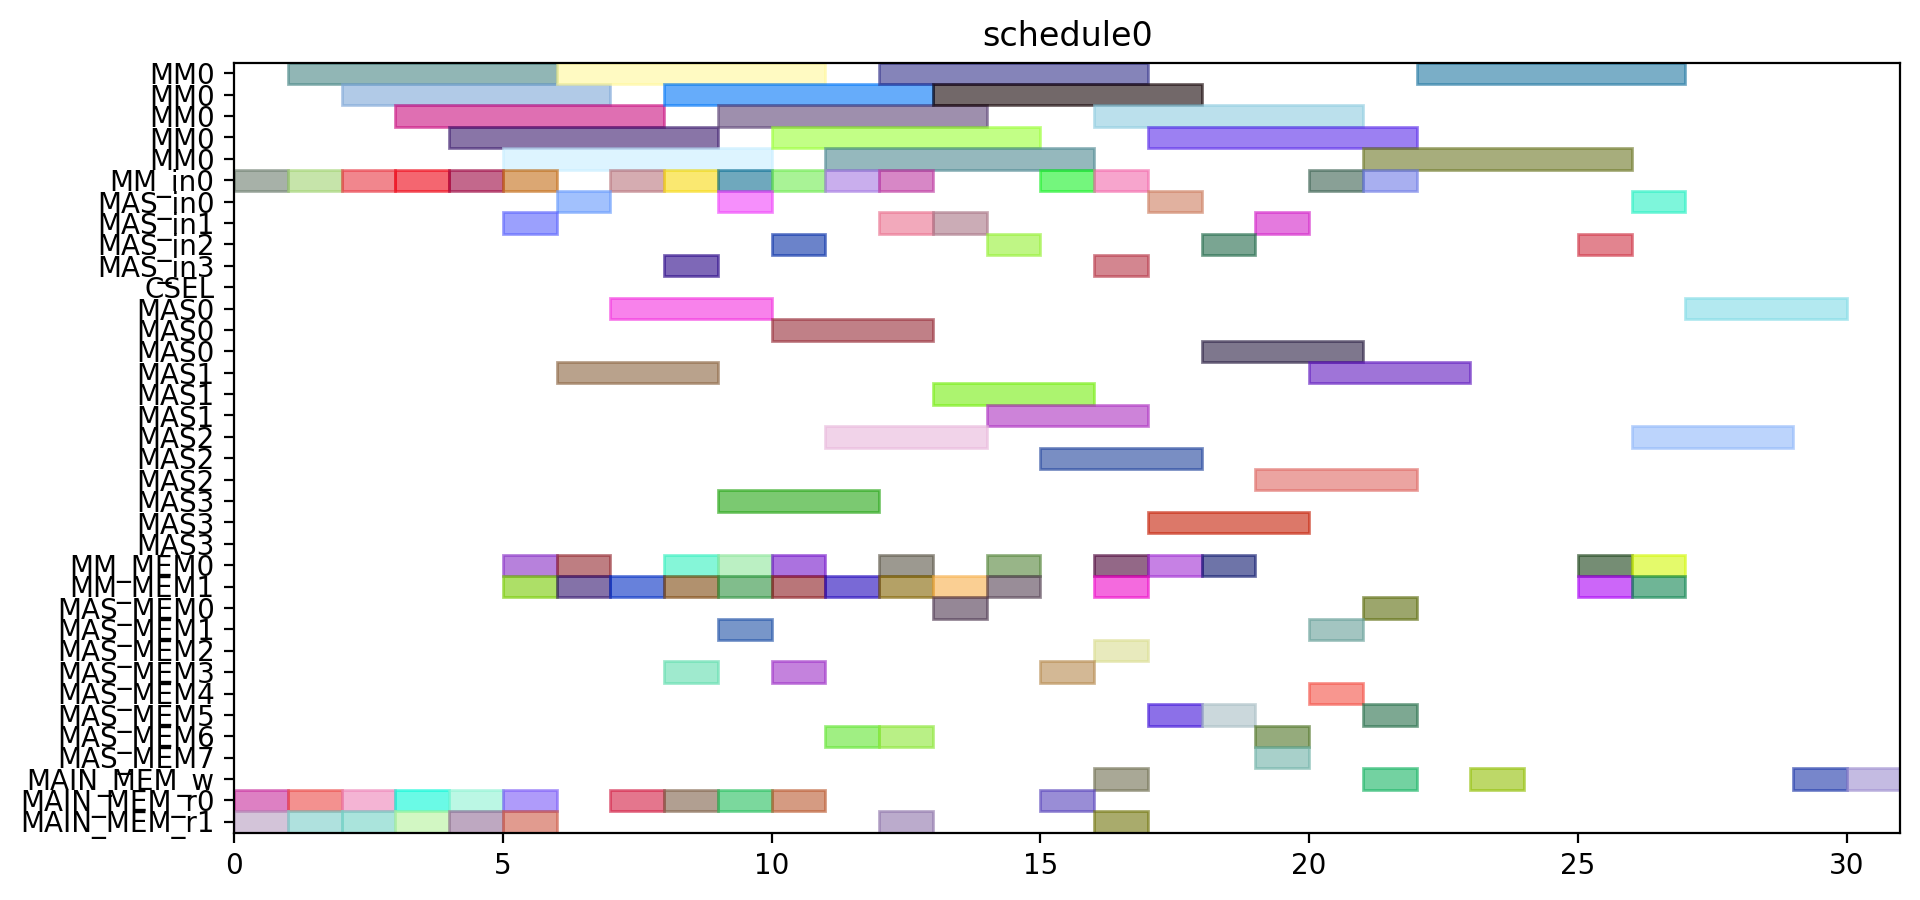

Generate this figure with Python:
from pyschedule import Scenario, solvers, plotters, alt


def solve():
	horizon = 120
	S = Scenario("schedule0", horizon=horizon)

	# resource
	MM = S.Resources('MM', num=1, size=5)
	MM_in = S.Resources('MM_in', num=1)
	MAS_in = S.Resources('MAS_in', num=4)
	CSEL = S.Resource('CSEL')
	MAS = S.Resources('MAS', num=4, size=3, periods=range(1, horizon))
	MM_MEM = S.Resources('MM_MEM', num=2)
	MAS_MEM = S.Resources('MAS_MEM', num=8)
	MAIN_MEM_w = S.Resource('MAIN_MEM_w', size=1)
	MAIN_MEM_r = S.Resources('MAIN_MEM_r', num=2)

	# result of previous scheduling

	# new tasks
	t0 = S.Task('t0', length=5, delay_cost=1)
	t0 += alt(MM)
	t0_in = S.Task('t0_in', length=1, delay_cost=1)
	t0_in += alt(MM_in)
	S += t0_in*MM_in[0]<=t0*MM[0]
	t0_mem0 = S.Task('t0_mem0', length=1, delay_cost=1)
	t0_mem0 += MAIN_MEM_r[0]
	S += t0_mem0 <= t0

	t0_mem1 = S.Task('t0_mem1', length=1, delay_cost=1)
	t0_mem1 += MAIN_MEM_r[1]
	S += t0_mem1 <= t0

	t1 = S.Task('t1', length=5, delay_cost=1)
	t1 += alt(MM)
	t1_in = S.Task('t1_in', length=1, delay_cost=1)
	t1_in += alt(MM_in)
	S += t1_in*MM_in[0]<=t1*MM[0]
	t1_mem0 = S.Task('t1_mem0', length=1, delay_cost=1)
	t1_mem0 += MAIN_MEM_r[0]
	S += t1_mem0 <= t1

	t1_mem1 = S.Task('t1_mem1', length=1, delay_cost=1)
	t1_mem1 += MAIN_MEM_r[1]
	S += t1_mem1 <= t1

	t2 = S.Task('t2', length=5, delay_cost=1)
	t2 += alt(MM)
	t2_in = S.Task('t2_in', length=1, delay_cost=1)
	t2_in += alt(MM_in)
	S += t2_in*MM_in[0]<=t2*MM[0]
	t2_mem0 = S.Task('t2_mem0', length=1, delay_cost=1)
	t2_mem0 += MAIN_MEM_r[0]
	S += t2_mem0 <= t2

	t2_mem1 = S.Task('t2_mem1', length=1, delay_cost=1)
	t2_mem1 += MAIN_MEM_r[1]
	S += t2_mem1 <= t2

	t3 = S.Task('t3', length=5, delay_cost=1)
	t3 += alt(MM)
	t3_in = S.Task('t3_in', length=1, delay_cost=1)
	t3_in += alt(MM_in)
	S += t3_in*MM_in[0]<=t3*MM[0]
	t3_mem0 = S.Task('t3_mem0', length=1, delay_cost=1)
	t3_mem0 += MAIN_MEM_r[0]
	S += t3_mem0 <= t3

	t3_mem1 = S.Task('t3_mem1', length=1, delay_cost=1)
	t3_mem1 += MAIN_MEM_r[1]
	S += t3_mem1 <= t3

	t5 = S.Task('t5', length=5, delay_cost=1)
	t5 += alt(MM)
	t5_in = S.Task('t5_in', length=1, delay_cost=1)
	t5_in += alt(MM_in)
	S += t5_in*MM_in[0]<=t5*MM[0]
	t5_mem0 = S.Task('t5_mem0', length=1, delay_cost=1)
	t5_mem0 += MAIN_MEM_r[0]
	S += t5_mem0 <= t5

	t5_mem1 = S.Task('t5_mem1', length=1, delay_cost=1)
	t5_mem1 += MAIN_MEM_r[1]
	S += t5_mem1 <= t5

	t23 = S.Task('t23', length=5, delay_cost=1)
	t23 += alt(MM)
	t23_in = S.Task('t23_in', length=1, delay_cost=1)
	t23_in += alt(MM_in)
	S += t23_in*MM_in[0]<=t23*MM[0]
	t23_mem0 = S.Task('t23_mem0', length=1, delay_cost=1)
	t23_mem0 += MAIN_MEM_r[0]
	S += t23_mem0 <= t23

	t23_mem1 = S.Task('t23_mem1', length=1, delay_cost=1)
	t23_mem1 += MAIN_MEM_r[1]
	S += t23_mem1 <= t23

	t4 = S.Task('t4', length=3, delay_cost=1)
	t4 += alt(MAS)
	t4_in = S.Task('t4_in', length=1, delay_cost=1)
	t4_in += alt(MAS_in)
	S += t4_in*MAS_in[0]<=t4*MAS[0]

	S += t4_in*MAS_in[1]<=t4*MAS[1]

	S += t4_in*MAS_in[2]<=t4*MAS[2]

	S += t4_in*MAS_in[3]<=t4*MAS[3]

	t4_mem0 = S.Task('t4_mem0', length=1, delay_cost=1)
	t4_mem0 += alt(MM_MEM)
	S += (t3*MM[0])-1 < t4_mem0*MM_MEM[0]
	S += t4_mem0 <= t4

	t4_mem1 = S.Task('t4_mem1', length=1, delay_cost=1)
	t4_mem1 += alt(MM_MEM)
	S += (t3*MM[0])-1 < t4_mem1*MM_MEM[1]
	S += t4_mem1 <= t4

	t6 = S.Task('t6', length=3, delay_cost=1)
	t6 += alt(MAS)
	t6_in = S.Task('t6_in', length=1, delay_cost=1)
	t6_in += alt(MAS_in)
	S += t6_in*MAS_in[0]<=t6*MAS[0]

	S += t6_in*MAS_in[1]<=t6*MAS[1]

	S += t6_in*MAS_in[2]<=t6*MAS[2]

	S += t6_in*MAS_in[3]<=t6*MAS[3]

	t6_mem0 = S.Task('t6_mem0', length=1, delay_cost=1)
	t6_mem0 += alt(MM_MEM)
	S += (t5*MM[0])-1 < t6_mem0*MM_MEM[0]
	S += t6_mem0 <= t6

	t6_mem1 = S.Task('t6_mem1', length=1, delay_cost=1)
	t6_mem1 += alt(MM_MEM)
	S += (t5*MM[0])-1 < t6_mem1*MM_MEM[1]
	S += t6_mem1 <= t6

	t8 = S.Task('t8', length=5, delay_cost=1)
	t8 += alt(MM)
	t8_in = S.Task('t8_in', length=1, delay_cost=1)
	t8_in += alt(MM_in)
	S += t8_in*MM_in[0]<=t8*MM[0]
	t8_mem0 = S.Task('t8_mem0', length=1, delay_cost=1)
	t8_mem0 += MAIN_MEM_r[0]
	S += t8_mem0 <= t8

	t8_mem1 = S.Task('t8_mem1', length=1, delay_cost=1)
	t8_mem1 += alt(MM_MEM)
	S += (t2*MM[0])-1 < t8_mem1*MM_MEM[1]
	S += t8_mem1 <= t8

	t15 = S.Task('t15', length=5, delay_cost=1)
	t15 += alt(MM)
	t15_in = S.Task('t15_in', length=1, delay_cost=1)
	t15_in += alt(MM_in)
	S += t15_in*MM_in[0]<=t15*MM[0]
	t15_mem0 = S.Task('t15_mem0', length=1, delay_cost=1)
	t15_mem0 += MAIN_MEM_r[0]
	S += t15_mem0 <= t15

	t15_mem1 = S.Task('t15_mem1', length=1, delay_cost=1)
	t15_mem1 += alt(MM_MEM)
	S += (t2*MM[0])-1 < t15_mem1*MM_MEM[1]
	S += t15_mem1 <= t15

	t19 = S.Task('t19', length=3, delay_cost=1)
	t19 += alt(MAS)
	t19_in = S.Task('t19_in', length=1, delay_cost=1)
	t19_in += alt(MAS_in)
	S += t19_in*MAS_in[0]<=t19*MAS[0]

	S += t19_in*MAS_in[1]<=t19*MAS[1]

	S += t19_in*MAS_in[2]<=t19*MAS[2]

	S += t19_in*MAS_in[3]<=t19*MAS[3]

	t19_mem0 = S.Task('t19_mem0', length=1, delay_cost=1)
	t19_mem0 += alt(MM_MEM)
	S += (t0*MM[0])-1 < t19_mem0*MM_MEM[0]
	S += t19_mem0 <= t19

	t19_mem1 = S.Task('t19_mem1', length=1, delay_cost=1)
	t19_mem1 += alt(MM_MEM)
	S += (t0*MM[0])-1 < t19_mem1*MM_MEM[1]
	S += t19_mem1 <= t19

	t24 = S.Task('t24', length=3, delay_cost=1)
	t24 += alt(MAS)
	t24_in = S.Task('t24_in', length=1, delay_cost=1)
	t24_in += alt(MAS_in)
	S += t24_in*MAS_in[0]<=t24*MAS[0]

	S += t24_in*MAS_in[1]<=t24*MAS[1]

	S += t24_in*MAS_in[2]<=t24*MAS[2]

	S += t24_in*MAS_in[3]<=t24*MAS[3]

	t24_mem0 = S.Task('t24_mem0', length=1, delay_cost=1)
	t24_mem0 += alt(MM_MEM)
	S += (t23*MM[0])-1 < t24_mem0*MM_MEM[0]
	S += t24_mem0 <= t24

	t24_mem1 = S.Task('t24_mem1', length=1, delay_cost=1)
	t24_mem1 += alt(MM_MEM)
	S += (t23*MM[0])-1 < t24_mem1*MM_MEM[1]
	S += t24_mem1 <= t24

	t7 = S.Task('t7', length=5, delay_cost=1)
	t7 += alt(MM)
	t7_in = S.Task('t7_in', length=1, delay_cost=1)
	t7_in += alt(MM_in)
	S += t7_in*MM_in[0]<=t7*MM[0]
	t7_mem0 = S.Task('t7_mem0', length=1, delay_cost=1)
	t7_mem0 += MAIN_MEM_r[0]
	S += t7_mem0 <= t7

	t7_mem1 = S.Task('t7_mem1', length=1, delay_cost=1)
	t7_mem1 += alt(MAS_MEM)
	S += (t6*MAS[0])-1 < t7_mem1*MAS_MEM[1]
	S += (t6*MAS[1])-1 < t7_mem1*MAS_MEM[3]
	S += (t6*MAS[2])-1 < t7_mem1*MAS_MEM[5]
	S += (t6*MAS[3])-1 < t7_mem1*MAS_MEM[7]
	S += t7_mem1 <= t7

	t14 = S.Task('t14', length=5, delay_cost=1)
	t14 += alt(MM)
	t14_in = S.Task('t14_in', length=1, delay_cost=1)
	t14_in += alt(MM_in)
	S += t14_in*MM_in[0]<=t14*MM[0]
	S += 0<t14

	t14_w = S.Task('t14_w', length=1, delay_cost=1)
	t14_w += alt(MAIN_MEM_w)
	S += t14 <= t14_w

	t14_mem0 = S.Task('t14_mem0', length=1, delay_cost=1)
	t14_mem0 += MAIN_MEM_r[0]
	S += t14_mem0 <= t14

	t14_mem1 = S.Task('t14_mem1', length=1, delay_cost=1)
	t14_mem1 += alt(MAS_MEM)
	S += (t6*MAS[0])-1 < t14_mem1*MAS_MEM[1]
	S += (t6*MAS[1])-1 < t14_mem1*MAS_MEM[3]
	S += (t6*MAS[2])-1 < t14_mem1*MAS_MEM[5]
	S += (t6*MAS[3])-1 < t14_mem1*MAS_MEM[7]
	S += t14_mem1 <= t14

	t16 = S.Task('t16', length=3, delay_cost=1)
	t16 += alt(MAS)
	t16_in = S.Task('t16_in', length=1, delay_cost=1)
	t16_in += alt(MAS_in)
	S += t16_in*MAS_in[0]<=t16*MAS[0]

	S += t16_in*MAS_in[1]<=t16*MAS[1]

	S += t16_in*MAS_in[2]<=t16*MAS[2]

	S += t16_in*MAS_in[3]<=t16*MAS[3]

	t16_mem0 = S.Task('t16_mem0', length=1, delay_cost=1)
	t16_mem0 += alt(MM_MEM)
	S += (t0*MM[0])-1 < t16_mem0*MM_MEM[0]
	S += t16_mem0 <= t16

	t16_mem1 = S.Task('t16_mem1', length=1, delay_cost=1)
	t16_mem1 += alt(MM_MEM)
	S += (t15*MM[0])-1 < t16_mem1*MM_MEM[1]
	S += t16_mem1 <= t16

	t20 = S.Task('t20', length=3, delay_cost=1)
	t20 += alt(MAS)
	t20_in = S.Task('t20_in', length=1, delay_cost=1)
	t20_in += alt(MAS_in)
	S += t20_in*MAS_in[0]<=t20*MAS[0]

	S += t20_in*MAS_in[1]<=t20*MAS[1]

	S += t20_in*MAS_in[2]<=t20*MAS[2]

	S += t20_in*MAS_in[3]<=t20*MAS[3]

	t20_mem0 = S.Task('t20_mem0', length=1, delay_cost=1)
	t20_mem0 += alt(MM_MEM)
	S += (t0*MM[0])-1 < t20_mem0*MM_MEM[0]
	S += t20_mem0 <= t20

	t20_mem1 = S.Task('t20_mem1', length=1, delay_cost=1)
	t20_mem1 += alt(MAS_MEM)
	S += (t19*MAS[0])-1 < t20_mem1*MAS_MEM[1]
	S += (t19*MAS[1])-1 < t20_mem1*MAS_MEM[3]
	S += (t19*MAS[2])-1 < t20_mem1*MAS_MEM[5]
	S += (t19*MAS[3])-1 < t20_mem1*MAS_MEM[7]
	S += t20_mem1 <= t20

	t25 = S.Task('t25', length=5, delay_cost=1)
	t25 += alt(MM)
	t25_in = S.Task('t25_in', length=1, delay_cost=1)
	t25_in += alt(MM_in)
	S += t25_in*MM_in[0]<=t25*MM[0]
	t25_mem0 = S.Task('t25_mem0', length=1, delay_cost=1)
	t25_mem0 += alt(MAS_MEM)
	S += (t24*MAS[0])-1 < t25_mem0*MAS_MEM[0]
	S += (t24*MAS[1])-1 < t25_mem0*MAS_MEM[2]
	S += (t24*MAS[2])-1 < t25_mem0*MAS_MEM[4]
	S += (t24*MAS[3])-1 < t25_mem0*MAS_MEM[6]
	S += t25_mem0 <= t25

	t25_mem1 = S.Task('t25_mem1', length=1, delay_cost=1)
	t25_mem1 += MAIN_MEM_r[1]
	S += t25_mem1 <= t25

	t26 = S.Task('t26', length=5, delay_cost=1)
	t26 += alt(MM)
	t26_in = S.Task('t26_in', length=1, delay_cost=1)
	t26_in += alt(MM_in)
	S += t26_in*MM_in[0]<=t26*MM[0]
	t26_mem0 = S.Task('t26_mem0', length=1, delay_cost=1)
	t26_mem0 += alt(MAS_MEM)
	S += (t24*MAS[0])-1 < t26_mem0*MAS_MEM[0]
	S += (t24*MAS[1])-1 < t26_mem0*MAS_MEM[2]
	S += (t24*MAS[2])-1 < t26_mem0*MAS_MEM[4]
	S += (t24*MAS[3])-1 < t26_mem0*MAS_MEM[6]
	S += t26_mem0 <= t26

	t26_mem1 = S.Task('t26_mem1', length=1, delay_cost=1)
	t26_mem1 += alt(MM_MEM)
	S += (t1*MM[0])-1 < t26_mem1*MM_MEM[1]
	S += t26_mem1 <= t26

	t9 = S.Task('t9', length=3, delay_cost=1)
	t9 += alt(MAS)
	t9_in = S.Task('t9_in', length=1, delay_cost=1)
	t9_in += alt(MAS_in)
	S += t9_in*MAS_in[0]<=t9*MAS[0]

	S += t9_in*MAS_in[1]<=t9*MAS[1]

	S += t9_in*MAS_in[2]<=t9*MAS[2]

	S += t9_in*MAS_in[3]<=t9*MAS[3]

	t9_mem0 = S.Task('t9_mem0', length=1, delay_cost=1)
	t9_mem0 += alt(MM_MEM)
	S += (t7*MM[0])-1 < t9_mem0*MM_MEM[0]
	S += t9_mem0 <= t9

	t9_mem1 = S.Task('t9_mem1', length=1, delay_cost=1)
	t9_mem1 += alt(MM_MEM)
	S += (t8*MM[0])-1 < t9_mem1*MM_MEM[1]
	S += t9_mem1 <= t9

	t17 = S.Task('t17', length=5, delay_cost=1)
	t17 += alt(MM)
	t17_in = S.Task('t17_in', length=1, delay_cost=1)
	t17_in += alt(MM_in)
	S += t17_in*MM_in[0]<=t17*MM[0]
	S += 0<t17

	t17_w = S.Task('t17_w', length=1, delay_cost=1)
	t17_w += alt(MAIN_MEM_w)
	S += t17 <= t17_w

	t17_mem0 = S.Task('t17_mem0', length=1, delay_cost=1)
	t17_mem0 += MAIN_MEM_r[0]
	S += t17_mem0 <= t17

	t17_mem1 = S.Task('t17_mem1', length=1, delay_cost=1)
	t17_mem1 += alt(MAS_MEM)
	S += (t16*MAS[0])-1 < t17_mem1*MAS_MEM[1]
	S += (t16*MAS[1])-1 < t17_mem1*MAS_MEM[3]
	S += (t16*MAS[2])-1 < t17_mem1*MAS_MEM[5]
	S += (t16*MAS[3])-1 < t17_mem1*MAS_MEM[7]
	S += t17_mem1 <= t17

	t21 = S.Task('t21', length=3, delay_cost=1)
	t21 += alt(MAS)
	t21_in = S.Task('t21_in', length=1, delay_cost=1)
	t21_in += alt(MAS_in)
	S += t21_in*MAS_in[0]<=t21*MAS[0]

	S += t21_in*MAS_in[1]<=t21*MAS[1]

	S += t21_in*MAS_in[2]<=t21*MAS[2]

	S += t21_in*MAS_in[3]<=t21*MAS[3]

	t21_mem0 = S.Task('t21_mem0', length=1, delay_cost=1)
	t21_mem0 += alt(MAS_MEM)
	S += (t20*MAS[0])-1 < t21_mem0*MAS_MEM[0]
	S += (t20*MAS[1])-1 < t21_mem0*MAS_MEM[2]
	S += (t20*MAS[2])-1 < t21_mem0*MAS_MEM[4]
	S += (t20*MAS[3])-1 < t21_mem0*MAS_MEM[6]
	S += t21_mem0 <= t21

	t21_mem1 = S.Task('t21_mem1', length=1, delay_cost=1)
	t21_mem1 += alt(MM_MEM)
	S += (t15*MM[0])-1 < t21_mem1*MM_MEM[1]
	S += t21_mem1 <= t21

	t27 = S.Task('t27', length=3, delay_cost=1)
	t27 += alt(MAS)
	t27_in = S.Task('t27_in', length=1, delay_cost=1)
	t27_in += alt(MAS_in)
	S += t27_in*MAS_in[0]<=t27*MAS[0]

	S += t27_in*MAS_in[1]<=t27*MAS[1]

	S += t27_in*MAS_in[2]<=t27*MAS[2]

	S += t27_in*MAS_in[3]<=t27*MAS[3]

	t27_mem0 = S.Task('t27_mem0', length=1, delay_cost=1)
	t27_mem0 += alt(MM_MEM)
	S += (t26*MM[0])-1 < t27_mem0*MM_MEM[0]
	S += t27_mem0 <= t27

	t27_mem1 = S.Task('t27_mem1', length=1, delay_cost=1)
	t27_mem1 += alt(MM_MEM)
	S += (t26*MM[0])-1 < t27_mem1*MM_MEM[1]
	S += t27_mem1 <= t27

	t10 = S.Task('t10', length=3, delay_cost=1)
	t10 += alt(MAS)
	t10_in = S.Task('t10_in', length=1, delay_cost=1)
	t10_in += alt(MAS_in)
	S += t10_in*MAS_in[0]<=t10*MAS[0]

	S += t10_in*MAS_in[1]<=t10*MAS[1]

	S += t10_in*MAS_in[2]<=t10*MAS[2]

	S += t10_in*MAS_in[3]<=t10*MAS[3]

	t10_mem0 = S.Task('t10_mem0', length=1, delay_cost=1)
	t10_mem0 += alt(MM_MEM)
	S += (t1*MM[0])-1 < t10_mem0*MM_MEM[0]
	S += t10_mem0 <= t10

	t10_mem1 = S.Task('t10_mem1', length=1, delay_cost=1)
	t10_mem1 += alt(MAS_MEM)
	S += (t9*MAS[0])-1 < t10_mem1*MAS_MEM[1]
	S += (t9*MAS[1])-1 < t10_mem1*MAS_MEM[3]
	S += (t9*MAS[2])-1 < t10_mem1*MAS_MEM[5]
	S += (t9*MAS[3])-1 < t10_mem1*MAS_MEM[7]
	S += t10_mem1 <= t10

	t11 = S.Task('t11', length=3, delay_cost=1)
	t11 += alt(MAS)
	t11_in = S.Task('t11_in', length=1, delay_cost=1)
	t11_in += alt(MAS_in)
	S += t11_in*MAS_in[0]<=t11*MAS[0]

	S += t11_in*MAS_in[1]<=t11*MAS[1]

	S += t11_in*MAS_in[2]<=t11*MAS[2]

	S += t11_in*MAS_in[3]<=t11*MAS[3]

	t11_mem0 = S.Task('t11_mem0', length=1, delay_cost=1)
	t11_mem0 += alt(MM_MEM)
	S += (t1*MM[0])-1 < t11_mem0*MM_MEM[0]
	S += t11_mem0 <= t11

	t11_mem1 = S.Task('t11_mem1', length=1, delay_cost=1)
	t11_mem1 += alt(MAS_MEM)
	S += (t9*MAS[0])-1 < t11_mem1*MAS_MEM[1]
	S += (t9*MAS[1])-1 < t11_mem1*MAS_MEM[3]
	S += (t9*MAS[2])-1 < t11_mem1*MAS_MEM[5]
	S += (t9*MAS[3])-1 < t11_mem1*MAS_MEM[7]
	S += t11_mem1 <= t11

	t22 = S.Task('t22', length=5, delay_cost=1)
	t22 += alt(MM)
	t22_in = S.Task('t22_in', length=1, delay_cost=1)
	t22_in += alt(MM_in)
	S += t22_in*MM_in[0]<=t22*MM[0]
	t22_mem0 = S.Task('t22_mem0', length=1, delay_cost=1)
	t22_mem0 += alt(MAS_MEM)
	S += (t21*MAS[0])-1 < t22_mem0*MAS_MEM[0]
	S += (t21*MAS[1])-1 < t22_mem0*MAS_MEM[2]
	S += (t21*MAS[2])-1 < t22_mem0*MAS_MEM[4]
	S += (t21*MAS[3])-1 < t22_mem0*MAS_MEM[6]
	S += t22_mem0 <= t22

	t22_mem1 = S.Task('t22_mem1', length=1, delay_cost=1)
	t22_mem1 += MAIN_MEM_r[1]
	S += t22_mem1 <= t22

	new_PZ = S.Task('new_PZ', length=3, delay_cost=1)
	new_PZ += alt(MAS)
	new_PZ_in = S.Task('new_PZ_in', length=1, delay_cost=1)
	new_PZ_in += alt(MAS_in)
	S += new_PZ_in*MAS_in[0]<=new_PZ*MAS[0]

	S += new_PZ_in*MAS_in[1]<=new_PZ*MAS[1]

	S += new_PZ_in*MAS_in[2]<=new_PZ*MAS[2]

	S += new_PZ_in*MAS_in[3]<=new_PZ*MAS[3]

	S += 0<new_PZ

	new_PZ_w = S.Task('new_PZ_w', length=1, delay_cost=1)
	new_PZ_w += alt(MAIN_MEM_w)
	S += new_PZ <= new_PZ_w

	new_PZ_mem0 = S.Task('new_PZ_mem0', length=1, delay_cost=1)
	new_PZ_mem0 += alt(MAS_MEM)
	S += (t27*MAS[0])-1 < new_PZ_mem0*MAS_MEM[0]
	S += (t27*MAS[1])-1 < new_PZ_mem0*MAS_MEM[2]
	S += (t27*MAS[2])-1 < new_PZ_mem0*MAS_MEM[4]
	S += (t27*MAS[3])-1 < new_PZ_mem0*MAS_MEM[6]
	S += new_PZ_mem0 <= new_PZ

	new_PZ_mem1 = S.Task('new_PZ_mem1', length=1, delay_cost=1)
	new_PZ_mem1 += alt(MAS_MEM)
	S += (t27*MAS[0])-1 < new_PZ_mem1*MAS_MEM[1]
	S += (t27*MAS[1])-1 < new_PZ_mem1*MAS_MEM[3]
	S += (t27*MAS[2])-1 < new_PZ_mem1*MAS_MEM[5]
	S += (t27*MAS[3])-1 < new_PZ_mem1*MAS_MEM[7]
	S += new_PZ_mem1 <= new_PZ

	t12 = S.Task('t12', length=5, delay_cost=1)
	t12 += alt(MM)
	t12_in = S.Task('t12_in', length=1, delay_cost=1)
	t12_in += alt(MM_in)
	S += t12_in*MM_in[0]<=t12*MM[0]
	t12_mem0 = S.Task('t12_mem0', length=1, delay_cost=1)
	t12_mem0 += alt(MAS_MEM)
	S += (t10*MAS[0])-1 < t12_mem0*MAS_MEM[0]
	S += (t10*MAS[1])-1 < t12_mem0*MAS_MEM[2]
	S += (t10*MAS[2])-1 < t12_mem0*MAS_MEM[4]
	S += (t10*MAS[3])-1 < t12_mem0*MAS_MEM[6]
	S += t12_mem0 <= t12

	t12_mem1 = S.Task('t12_mem1', length=1, delay_cost=1)
	t12_mem1 += alt(MAS_MEM)
	S += (t11*MAS[0])-1 < t12_mem1*MAS_MEM[1]
	S += (t11*MAS[1])-1 < t12_mem1*MAS_MEM[3]
	S += (t11*MAS[2])-1 < t12_mem1*MAS_MEM[5]
	S += (t11*MAS[3])-1 < t12_mem1*MAS_MEM[7]
	S += t12_mem1 <= t12

	t13 = S.Task('t13', length=5, delay_cost=1)
	t13 += alt(MM)
	t13_in = S.Task('t13_in', length=1, delay_cost=1)
	t13_in += alt(MM_in)
	S += t13_in*MM_in[0]<=t13*MM[0]
	t13_mem0 = S.Task('t13_mem0', length=1, delay_cost=1)
	t13_mem0 += alt(MAS_MEM)
	S += (t4*MAS[0])-1 < t13_mem0*MAS_MEM[0]
	S += (t4*MAS[1])-1 < t13_mem0*MAS_MEM[2]
	S += (t4*MAS[2])-1 < t13_mem0*MAS_MEM[4]
	S += (t4*MAS[3])-1 < t13_mem0*MAS_MEM[6]
	S += t13_mem0 <= t13

	t13_mem1 = S.Task('t13_mem1', length=1, delay_cost=1)
	t13_mem1 += alt(MAS_MEM)
	S += (t10*MAS[0])-1 < t13_mem1*MAS_MEM[1]
	S += (t10*MAS[1])-1 < t13_mem1*MAS_MEM[3]
	S += (t10*MAS[2])-1 < t13_mem1*MAS_MEM[5]
	S += (t10*MAS[3])-1 < t13_mem1*MAS_MEM[7]
	S += t13_mem1 <= t13

	new_PY = S.Task('new_PY', length=3, delay_cost=1)
	new_PY += alt(MAS)
	new_PY_in = S.Task('new_PY_in', length=1, delay_cost=1)
	new_PY_in += alt(MAS_in)
	S += new_PY_in*MAS_in[0]<=new_PY*MAS[0]

	S += new_PY_in*MAS_in[1]<=new_PY*MAS[1]

	S += new_PY_in*MAS_in[2]<=new_PY*MAS[2]

	S += new_PY_in*MAS_in[3]<=new_PY*MAS[3]

	S += 0<new_PY

	new_PY_w = S.Task('new_PY_w', length=1, delay_cost=1)
	new_PY_w += alt(MAIN_MEM_w)
	S += new_PY <= new_PY_w

	new_PY_mem0 = S.Task('new_PY_mem0', length=1, delay_cost=1)
	new_PY_mem0 += alt(MM_MEM)
	S += (t12*MM[0])-1 < new_PY_mem0*MM_MEM[0]
	S += new_PY_mem0 <= new_PY

	new_PY_mem1 = S.Task('new_PY_mem1', length=1, delay_cost=1)
	new_PY_mem1 += alt(MM_MEM)
	S += (t22*MM[0])-1 < new_PY_mem1*MM_MEM[1]
	S += new_PY_mem1 <= new_PY

	new_PX = S.Task('new_PX', length=3, delay_cost=1)
	new_PX += alt(MAS)
	new_PX_in = S.Task('new_PX_in', length=1, delay_cost=1)
	new_PX_in += alt(MAS_in)
	S += new_PX_in*MAS_in[0]<=new_PX*MAS[0]

	S += new_PX_in*MAS_in[1]<=new_PX*MAS[1]

	S += new_PX_in*MAS_in[2]<=new_PX*MAS[2]

	S += new_PX_in*MAS_in[3]<=new_PX*MAS[3]

	S += 0<new_PX

	new_PX_w = S.Task('new_PX_w', length=1, delay_cost=1)
	new_PX_w += alt(MAIN_MEM_w)
	S += new_PX <= new_PX_w

	new_PX_mem0 = S.Task('new_PX_mem0', length=1, delay_cost=1)
	new_PX_mem0 += alt(MM_MEM)
	S += (t13*MM[0])-1 < new_PX_mem0*MM_MEM[0]
	S += new_PX_mem0 <= new_PX

	new_PX_mem1 = S.Task('new_PX_mem1', length=1, delay_cost=1)
	new_PX_mem1 += alt(MM_MEM)
	S += (t25*MM[0])-1 < new_PX_mem1*MM_MEM[1]
	S += new_PX_mem1 <= new_PX

	solvers.mip.solve(S,msg=1,kind='CPLEX',ratio_gap=1.01)

	solution = [['hoge']*len(S.solution()[1]) for i in range(len(S.solution()))]
	for i in range(len(S.solution())):
		for j in range(len(S.solution()[i])):
			solution[i][j]=str(S.solution()[i][j])
	print(solution)

	cycles = int(solution[-1][3])

	pic_file_name = "/home/mfukuda/ABE/multiRAM_multiMAS_16mux/scheduling_result/stage5MM1_stage3MAS4/EP_DBL_A_ANY/schedule0.png"
	if(S.solution() != []):
		plotters.matplotlib.plot(S,img_filename=pic_file_name, show_task_labels=False, fig_size=(cycles*0.25+3, 5))

	return solution
